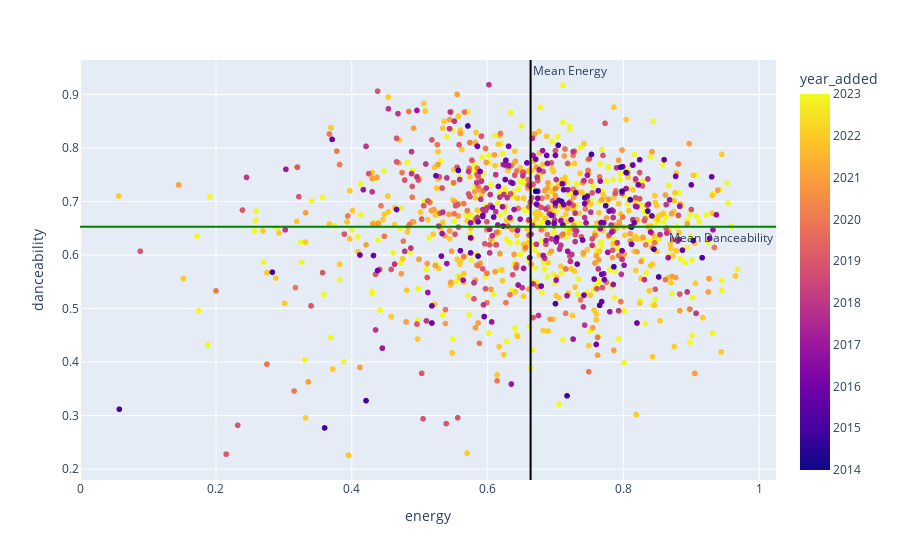

Notebook code cell kept with this figure:
### Code cell
fig = px.scatter(df, x="energy", y="danceability", color="year_added", hover_data=['name', 'artist'])
fig.add_hline(y=df['danceability'].mean(), line_color='green', annotation_text = "Mean Danceability", annotation_position = 'bottom right')
fig.add_vline(x=df['energy'].mean(), line_color='black', annotation_text = "Mean Energy", annotation_position = 'top right')
fig.show()

### Figure 1 — Plotly figure (JSON) as saved in the notebook; plotly's stock layout.template omitted (floating-point values rounded to 4 significant figures; data arrays with more than 128 entries replaced by an {"elided": "..."} marker saying what was removed)
{"data": [{"customdata": {"elided": "1130x2 str values"}, "hovertemplate": "energy=%{x}<br>danceability=%{y}<br>name=%{customdata[0]}<br>artist=%{customdata[1]}<br>year_added=%{marker.color}<extra></extra>", "legendgroup": "", "marker": {"color": {"elided": "1130 int values"}, "coloraxis": "coloraxis", "symbol": "circle"}, "mode": "markers", "name": "", "showlegend": false, "type": "scattergl", "x": {"elided": "1130 float values"}, "xaxis": "x", "y": {"elided": "1130 float values"}, "yaxis": "y"}], "layout": {"annotations": [{"showarrow": false, "text": "Mean Danceability", "x": 1, "xanchor": "right", "xref": "x domain", "y": 0.6526, "yanchor": "top", "yref": "y"}, {"showarrow": false, "text": "Mean Energy", "x": 0.6633, "xanchor": "left", "xref": "x", "y": 1, "yanchor": "top", "yref": "y domain"}], "coloraxis": {"colorbar": {"title": {"text": "year_added"}}, "colorscale": [[0, "#0d0887"], [0.1111, "#46039f"], [0.2222, "#7201a8"], [0.3333, "#9c179e"], [0.4444, "#bd3786"], [0.5556, "#d8576b"], [0.6667, "#ed7953"], [0.7778, "#fb9f3a"], [0.8889, "#fdca26"], [1, "#f0f921"]]}, "legend": {"tracegroupgap": 0}, "margin": {"t": 60}, "shapes": [{"line": {"color": "green"}, "type": "line", "x0": 0, "x1": 1, "xref": "x domain", "y0": 0.6526, "y1": 0.6526, "yref": "y"}, {"line": {"color": "black"}, "type": "line", "x0": 0.6633, "x1": 0.6633, "xref": "x", "y0": 0, "y1": 1, "yref": "y domain"}], "xaxis": {"anchor": "y", "domain": [0, 1], "title": {"text": "energy"}}, "yaxis": {"anchor": "x", "domain": [0, 1], "title": {"text": "danceability"}}}}
